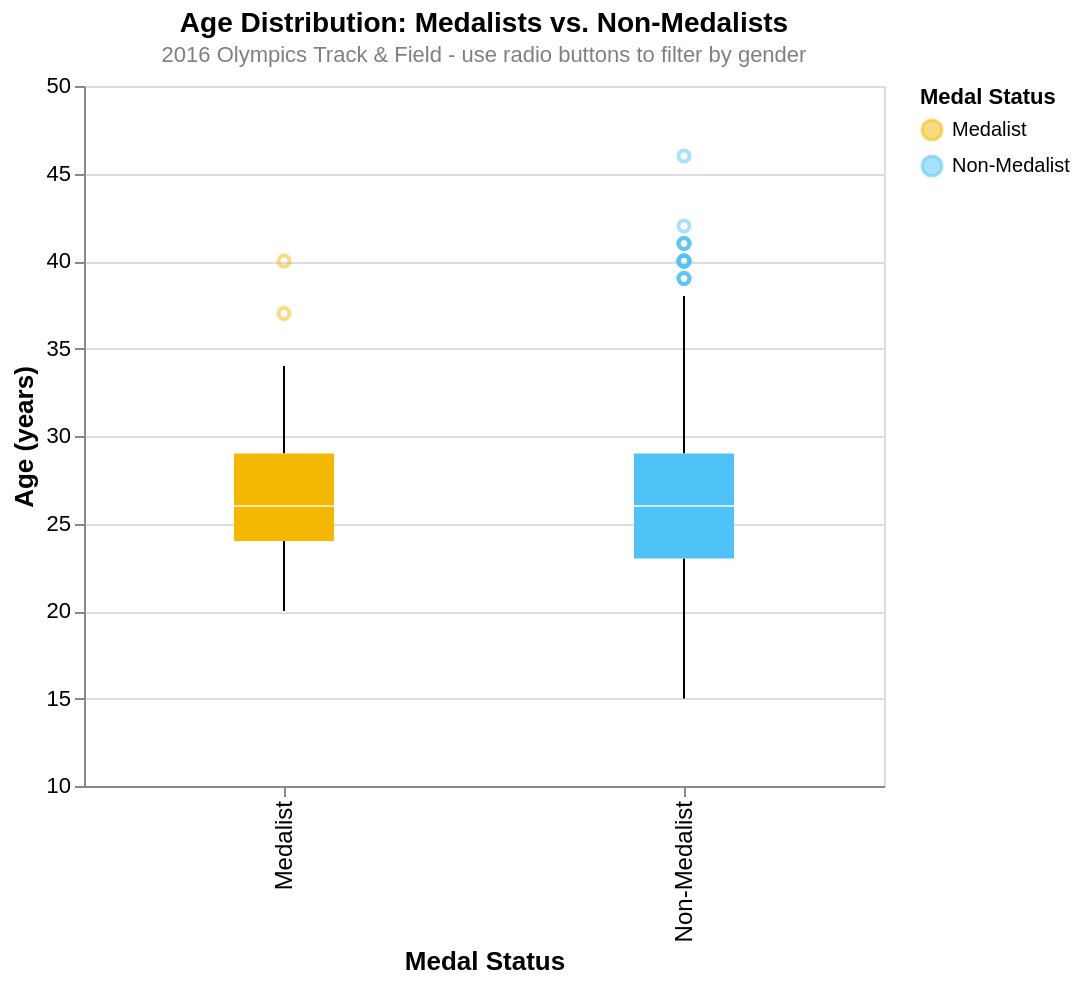

The code cell stored with this chart in its notebook:
### Markdown cell above
---
## Visualization 2: Age Distribution by Medal Status & Gender (Altair — Interactive)

### Code cell
alt.data_transformers.disable_max_rows()

age_df = df_2016[['Age', 'Sex', 'Medal_Status']].dropna()

# Gender radio button selection
gender_select = alt.binding_radio(
    options=['M', 'F'],
    labels=['Men', 'Women'],
    name='Gender: '
)
gender_param = alt.param(name='gender_sel', bind=gender_select, value='M')

# Color scale: gold for medalist, steel blue for non-medalist
medal_color = alt.Color(
    'Medal_Status:N',
    scale=alt.Scale(
        domain=['Medalist', 'Non-Medalist'],
        range=['#F5B800', '#4FC3F7']
    ),
    legend=alt.Legend(title='Medal Status')
)

boxplot = (
    alt.Chart(age_df)
    .mark_boxplot(size=50, outliers={'size': 30, 'opacity': 0.5})
    .encode(
        x=alt.X(
            'Medal_Status:N',
            title='Medal Status',
            axis=alt.Axis(labelFontSize=12, titleFontSize=13)
        ),
        y=alt.Y(
            'Age:Q',
            title='Age (years)',
            scale=alt.Scale(zero=False),
            axis=alt.Axis(labelFontSize=11, titleFontSize=13)
        ),
        color=medal_color,
        tooltip=[
            alt.Tooltip('Medal_Status:N', title='Status'),
            alt.Tooltip('Sex:N', title='Gender'),
            alt.Tooltip('Age:Q', title='Age', aggregate='median', format='.1f')
        ]
    )
    .add_params(gender_param)
    .transform_filter('datum.Sex === gender_sel')
    .properties(
        title=alt.Title(
            'Age Distribution: Medalists vs. Non-Medalists',
            subtitle='2016 Olympics Track & Field - use radio buttons to filter by gender',
            fontSize=14,
            subtitleFontSize=11,
            subtitleColor='gray'
        ),
        width=400,
        height=350
    )
)

boxplot

### Figure 1 — Vega-Lite specification as saved in the notebook (floating-point values rounded to 4 significant figures; data arrays with more than 128 entries replaced by an {"elided": "..."} marker saying what was removed)
{"config": {"view": {"continuousWidth": 300, "continuousHeight": 300}}, "data": {"name": "data-47b7f88854d79623a2d751b49e7c5b19"}, "mark": {"type": "boxplot", "outliers": {"size": 30, "opacity": 0.5}, "size": 50}, "encoding": {"color": {"field": "Medal_Status", "legend": {"title": "Medal Status"}, "scale": {"domain": ["Medalist", "Non-Medalist"], "range": ["#F5B800", "#4FC3F7"]}, "type": "nominal"}, "tooltip": [{"field": "Medal_Status", "title": "Status", "type": "nominal"}, {"field": "Sex", "title": "Gender", "type": "nominal"}, {"aggregate": "median", "field": "Age", "format": ".1f", "title": "Age", "type": "quantitative"}], "x": {"axis": {"labelFontSize": 12, "titleFontSize": 13}, "field": "Medal_Status", "title": "Medal Status", "type": "nominal"}, "y": {"axis": {"labelFontSize": 11, "titleFontSize": 13}, "field": "Age", "scale": {"zero": false}, "title": "Age (years)", "type": "quantitative"}}, "height": 350, "params": [{"name": "gender_sel", "bind": {"input": "radio", "options": ["M", "F"], "labels": ["Men", "Women"], "name": "Gender: "}, "value": "M"}], "title": {"text": "Age Distribution: Medalists vs. Non-Medalists", "fontSize": 14, "subtitle": "2016 Olympics Track & Field - use radio buttons to filter by gender", "subtitleColor": "gray", "subtitleFontSize": 11}, "transform": [{"filter": "datum.Sex === gender_sel"}], "width": 400, "$schema": "https://vega.github.io/schema/vega-lite/v5.20.1.json", "datasets": {"data-47b7f88854d79623a2d751b49e7c5b19": {"elided": "2508 records"}}}
